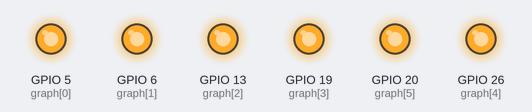
Simulated run of this program. Board: Raspberry Pi (BCM pin numbers). Shown: output pins drawn as LEDs (lit = HIGH). At 15.0 s the program stops and its outputs stay as they are.

Above: at 0.1 s.
At 3.1 s:
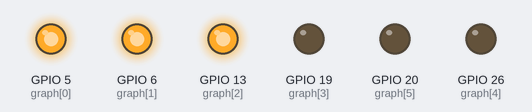
At 6.1 s:
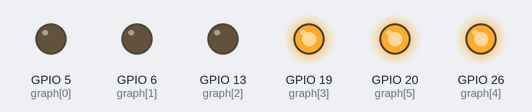
At 9.1 s:
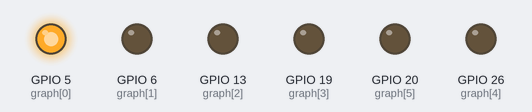
At 15.1 s:
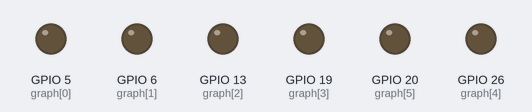
Timing chart, 0 to 16.5 s (numbered marks = the images above):
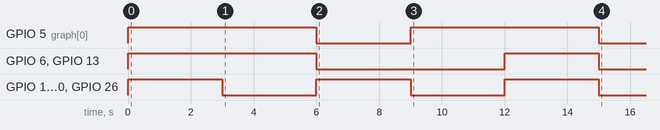

Measured:
- by itself, GPIO 5 (graph[0]): alternates HIGH for 6.0 s and LOW for 3.0 s
- by itself, GPIO 6 (graph[1]), GPIO 13 (graph[2]): LOW → HIGH at 0.00 s, → LOW 6.0 s later, → HIGH 6.0 s later, → LOW 3.0 s later
- by itself, GPIO 19 (graph[3]), GPIO 20 (graph[5]), GPIO 26 (graph[4]): alternates HIGH for 3.0 s and LOW for 3.0 s

The program:

LEDBarGraph6.py
```python
from gpiozero import LEDBarGraph
from time import sleep

graph = LEDBarGraph(5,6,13,19,26,20)

graph.value = 1 #(1,1,1,1,1,1)
sleep(3)
graph.value = 1/2 #(1,1,1,0,0,0)
sleep(3)
graph.value = -1/2 #(0,0,0,1,1,1)
sleep(3)
graph.value = 1/4 #(1,0,0,0,0,0)
sleep(3)
graph.value = -1 #(1,1,1,1,1,1)
sleep(3)
```
